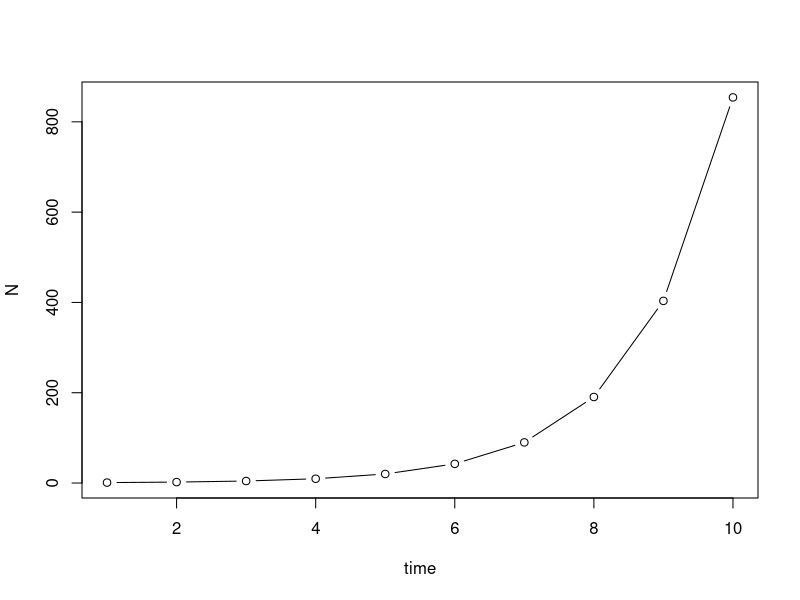
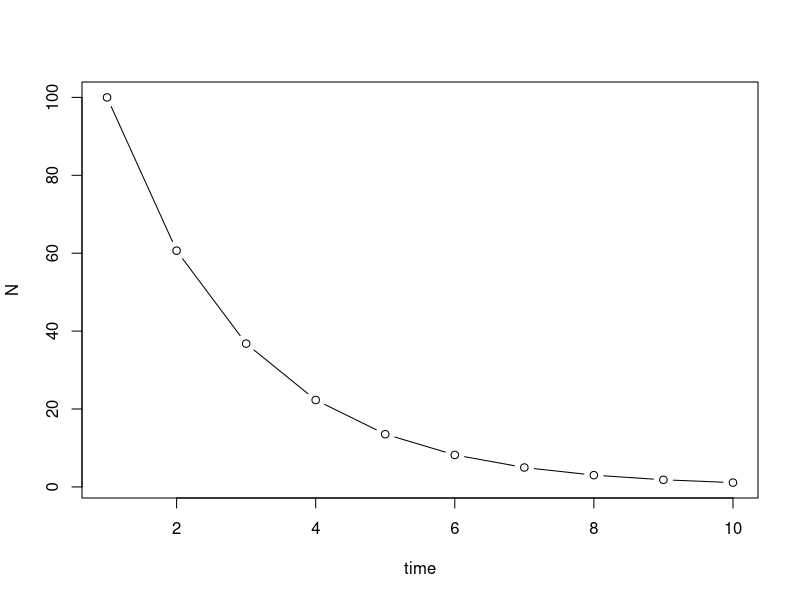
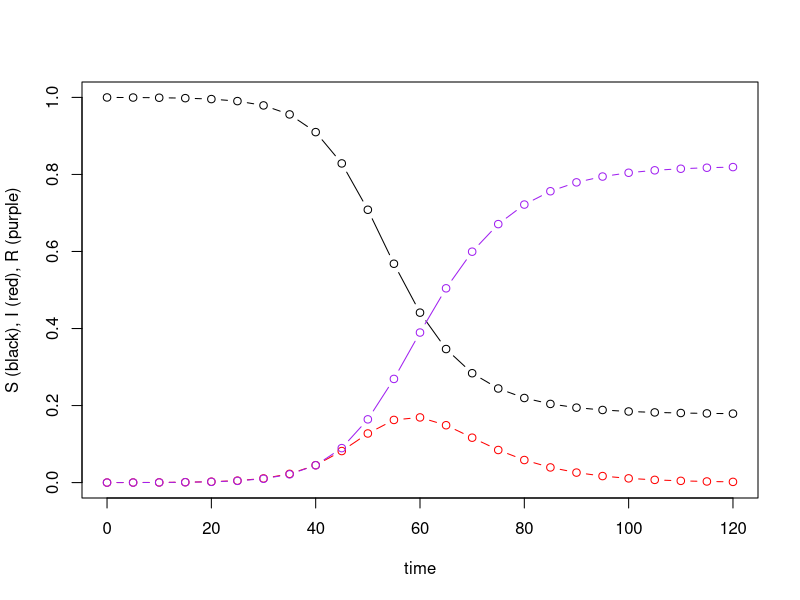
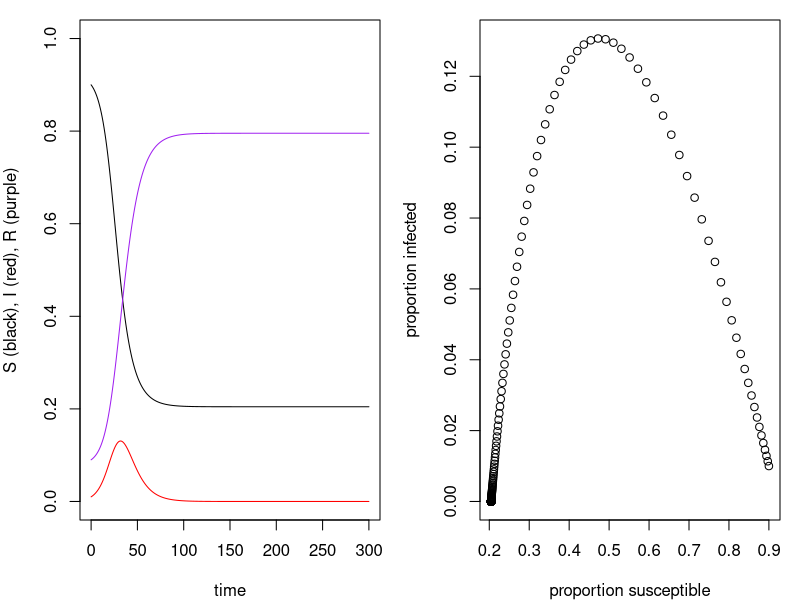
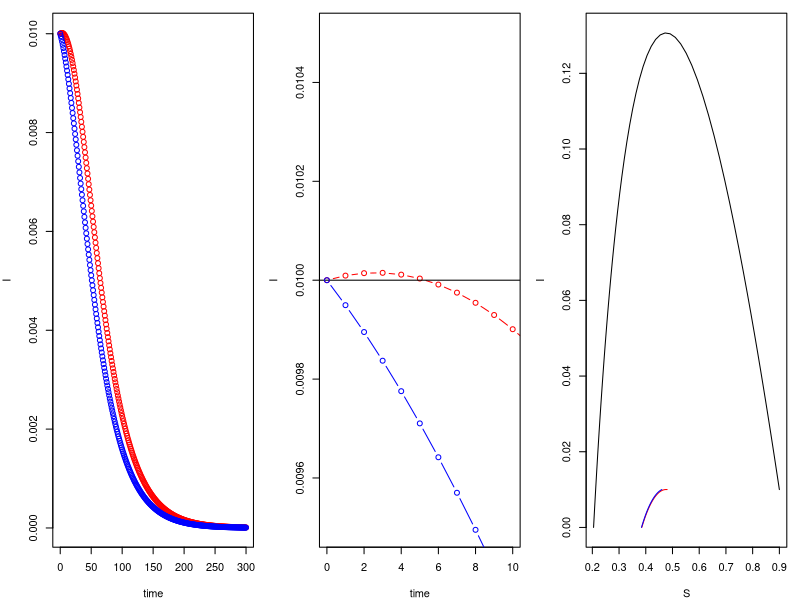
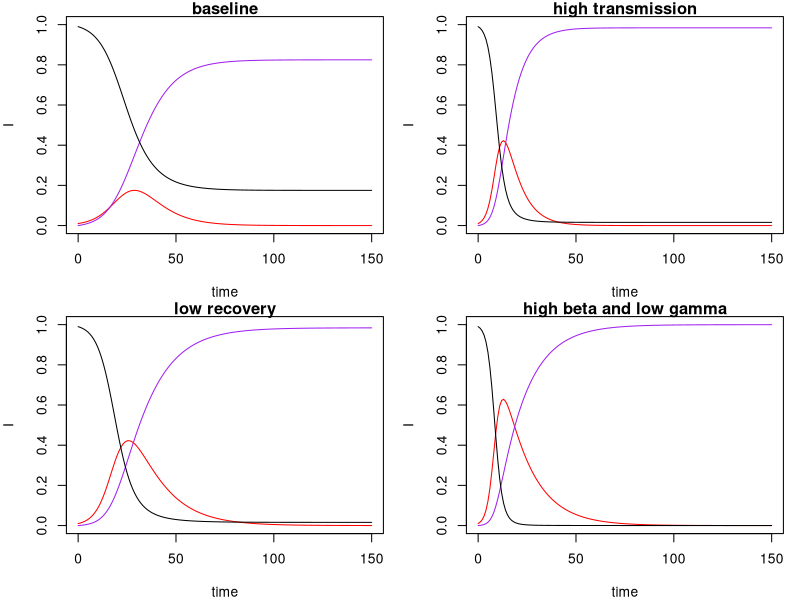
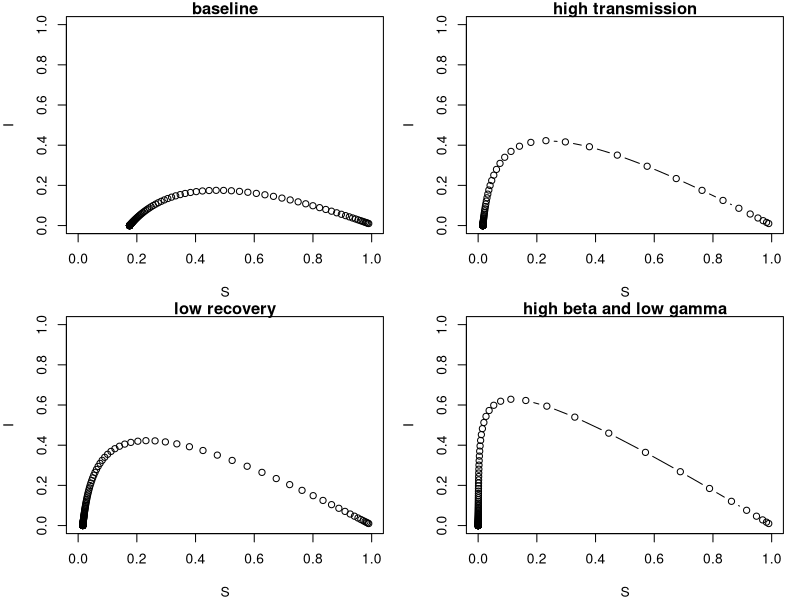
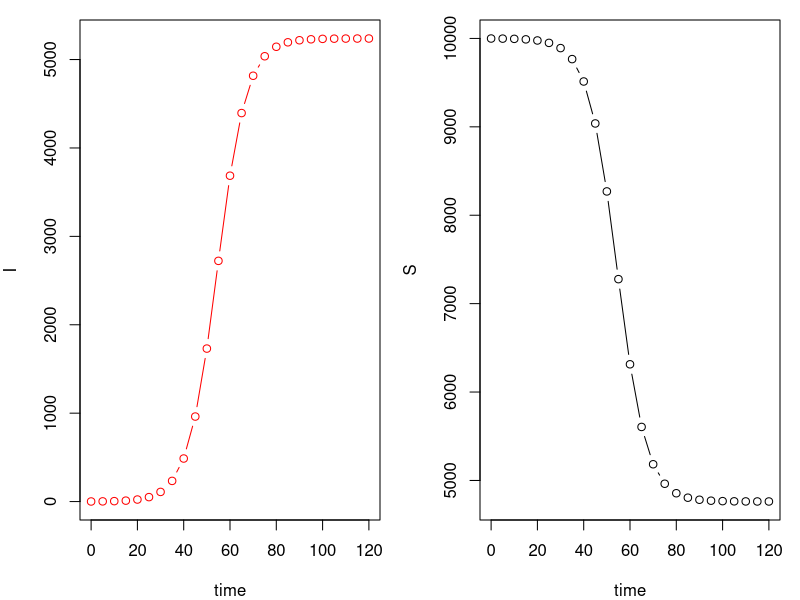

Recreate these plots in R, in order.


### Hi everyone, here are the solutions to the various exercises from the modeling workshop on 6/10/2015
### If anything is unclear, don't hesitate to send me an email at dibble@uga.edu

#########################################
### Exponential growth and exercises 1-2
#########################################

require(deSolve)

ExponentialGrowth <- function(t, y, params) {

# Computes the rate of change of the variable y over time
#
# Args:
#   t: vector of time points in the integration
#   y: vector of variables in the differential equation
#   params: vector of parameter values
#
# Returns:
#   The rate of change of the variable y.

  N<-y #create local variable N

  with(as.list(c(params)), { 

#this argument to "with" lets us use the variable names

    dN <- r*N     # Right hand side of the differential equation
    res <- c(dN) #combine results into a single vector dx
    list(res) #return list of results

    }
  )
}                         

times <- seq(0,2,by=0.5) #function seq returns a sequence
params <- c(r=0.75) #function c "c"ombines values into a vector`
Nstart <- c(N=1) #initial conditions`

out <-  as.data.frame(lsoda(Nstart, times, ExponentialGrowth, params)) 
out
#

### Exercise 1. What does the population look like after 10 hours?

times.ex.1 <- seq(1,10,by=1)
ex.1 <- as.data.frame(lsoda(Nstart,times.ex.1,ExponentialGrowth,params)) ### can recycle prior inputs, but update times
with(ex.1,plot(N~time,type="b"))

### Exercise 2. Solve the initial value problem; dN/dt = -0.5N, N0 = 100
params.ex.2 <- c(r = -0.5) 
Nstart.ex.2 <- c(N=100)
times.ex.2 <- seq(1,10,by=1)

ex.2 <- as.data.frame(lsoda(Nstart.ex.2,times.ex.2,ExponentialGrowth,params.ex.2)) ### need to use new parameter values
with(ex.2,plot(N~time,type="b"))


#### SIR EXAMPLE, with plots
ClosedSIRModel <- function (t, x, params) {   
  
  # Computes the rate of change of the variables S, I and R over time
  #
  # Args:
  #   t: vector of time points in the integration
  #   x: vector of variables in the differential equation
  #   params: vector of parameter values
  #
  # Returns:
  #   The rate of change of the variables S, I and R.
  
  
  S <- x[1]                               #create local variable S, the first element of x
  I <- x[2]                               #create local variable I
  R <- x[3]                               #create local variable R
  
  
  with(                                   #we can simplify code using "with"
    as.list(params),                   #this argument to "with" lets us use the variable names
    {                                  #the system of rate equations
  
    N <- S + I + R
  
    dS <- -beta*S*I*(1/N)      ### make sure susceptibles are removed here (i.e. -beta*S*I/N)
    dI <- beta*S*I*(1/N)-gamma*I
    dR <- gamma*I
    dx <- c(dS,dI,dR)                #combine results into a single vector dx
    list(dx)                         #return result as a list,
  #note order must be same as the state variables
    }
  )
}

#We now state the times at which we want solutions:
  
times.SIR <- seq(0,120,by=5)    #function seq returns a sequence

#We also require numerical values for each constant (parameter) in the SIR equation. The parameters are the contact rate $\beta$ and the per-capita recovery rate $\gamma$. Here we assign some values to the parameters: 
  
params.SIR <- c(beta=0.3,gamma=1/7)  #function c "c"ombines values into a vector`


#Finally we specify the initial conditions, the values of the state variables $S$, $I$, and $R$ at the beginning of the simulation: here we will define them as proportions of the overall population size (what would happen if we changed that?)

xstart.SIR <- c(S=9999/10000,I=1/10000,R=0)     #initial conditions`


#We are now ready to solve the SIR model for each time in the `times` vector with the `lsoda` command:
out.SIR <- as.data.frame(lsoda(xstart.SIR,times.SIR,ClosedSIRModel,params.SIR))  #result stored in dataframe`

with(out.SIR,plot(S~time,type="b",col="black",ylim=c(0,1),ylab="S (black), I (red), R (purple)"))
with(out.SIR,lines(I~time,type="b",col="red"))
with(out.SIR,lines(R~time,type="b",col="purple"))


### Exercise 3; sketch a demographically open SIR model - we'll implement it in exercise 7
## Here's what the transitions turn into:
# dS <- b*S - beta*S*I*(1/N) - mu*S # assuming b = per capita birth rate, mu = per capita death rate
# dI <- beta*S*I*(1/N) - mu*I - gamma*I # assuming death rate for I is same as S. If additional mortality... call it 'v' and make the last term " - (v + mu)*I
# dR <- gamma*I - mu*R


### Exercise 4

times.e4 <- seq(0,300,by=1)    #function seq returns a sequence`

params.e4a <- c(beta=0.3,gamma=1/7)  #function c "c"ombines values into a vector`

xstart.e4a <- c(S=(9000/10000),I=(100/10000),R=900/10000)     #initial conditions`

#Finally we specify the initial conditions, the values of the state variables $S$, $I$, and $R$ at the beginning of the simulation: here we will define them as proportions of the overall population size (what would happen if we changed that?)

out.e4a <- as.data.frame(lsoda(xstart.e4a,times.e4,ClosedSIRModel,params.e4a))  #result stored in dataframe`


par(fig=c(0,0.5,0,1),mar=c(4,4,1,1),mfrow=c(1,2))
with(out.e4a,plot(S~time,type="l",col="black",ylim=c(0,1),ylab="S (black), I (red), R (purple)"))
with(out.e4a,lines(I~time,type="l",col="red"))
with(out.e4a,lines(R~time,type="l",col="purple"))

with(out.e4a,plot(I~S,xlab="proportion susceptible",ylab="proportion infected",type="p"))
par(fig=c(0,0.5,0,1),mar=c(4,4,1,1),mfrow=c(1,1))

#################
### Deriving thresholds
################

#### R0 = beta/gamma (when proportion of susceptibles approximately equals the total population)
R0 <- params.e4a["beta"]/params.e4a["gamma"]
# Here, R0 = 2.1

#### When R0 > 1, a disease can spread through a population. When R0 < 1, diseases do not spread
#### To get R0 below 1... we need to make dI/dt negative
#### dI/dt = beta*S*I/N - gamma*I # assuming no mortality/birth
### 0 < beta*S*I/N - gamma*I # divide by I
### 0 < beta*S/N - gamma # when the population is almost entirely susceptible, S = N (approximately). So...
### 0 < beta - gamma
### So, with frequency-dependent transmission, a disease will increase if transmission is greater than recovery (makes some sense)

### Without altering the recovery or transmission rates (which is presumably hard for real systems), how do we make R0 less than 1?
### Let's break the assumption that everyone is susceptible
### If a fraction of the population is immune (or 'recovered' as we currently have things), S =/= N at the onset

### Then...
### 0 < beta*S/N - gamma
### gamma < beta*S/N
### gamma/beta <> S/N
### so, if the proportion of susceptibles (S/N) is greater than gamma/beta, a disease can increase
### if S/N < gamma/beta, it will decrease. Let's see that with the equations

### define the 'invasion threshold' as (1/R0) # convince yourself that that's the same as the proportion of susceptibles necessary for increase
invasion.threshold <- 1/R0

### and then convince yourself that 1- this quantity is the proportion of individuals you'd have to vaccinate for this particular disease
proportion.to.vaccinate <- 1 - (1/R0)


xstart.e4b <- c(S=0.48,I=0.01,R=0.51)     #initial conditions, S/N > gamma/beta
out.e4b <- as.data.frame(lsoda(xstart.e4b,times.e4,ClosedSIRModel,params.e4a))
xstart.e4c <- c(S=0.46,I=0.01,R=0.53)     #initial conditions, S/N < gamma/beta
out.e4c <- as.data.frame(lsoda(xstart.e4c,times.e4,ClosedSIRModel,params.e4a))

R0.e4b <- (params.e4a["beta"] * (xstart.e4b["S"])) / params.e4a["gamma"] ### because not all the population is susceptible, we adjust the equation for R0
R0.e4c <- (params.e4a["beta"] * (xstart.e4c["S"])) / params.e4a["gamma"]

#set graphical parameters

par(mfrow=c(1,3))
plot(I~time,data=out.e4b,type="b",ylab="I",xlab="time",col="red") ### here, S/N was just larger than the invasion threshold (and R0 was = 1.03)
points(I~time,data=out.e4c,type="b",ylab="I",xlab="time",col="blue") ### here, S/N was just smaller than the threshold (R0 = 0.966)

plot(I~time,data=out.e4b,type="b",ylab="I",xlab="time",col="red",xlim=c(0,10),ylim=c(0.0095,0.0105)) ### here, S/N was just larger than the invasion threshold (and R0 was = 1.03)
abline(a=xstart.e4b["I"],b=0)
points(I~time,data=out.e4c,type="b",ylab="I",xlab="time",col="blue") ### here, S/N was just smaller than the threshold (R0 = 0.966)
### So in this second panel (which is just zoomed in on the beginning of the first panel), we see that the 'just over the S/N threshold case does have some TINY increase (i.e. red dots compared to black line)
### But! the disease quickly dropped S/N below the threshold, which is why it decreases so quickly
### play around with the initial proportions of S and R and replot (just make sure to adjust your x and y limits with xlim=c(min,max) and ylim=c(min,max))

plot(I~S,data=out.e4a,type="l",xlab='S',col="black")
points(I~S,data=out.e4b,type='l',xlab='S',col="red")      #plot phase portrait
points(I~S,data=out.e4c,type='l',xlab='S',col="blue")      #plot phase portrait

par(mfrow=c(1,1))                                                     #re-set graphical parameters

#### Exercise 5; 

times.e5 <- seq(0,150,by=1)    #function seq returns a sequence`

params.e5a <- c(beta=0.3,gamma=1/7)  #function c "c"ombines values into a vector`
params.e5b <- c(beta=0.6,gamma=1/7)  #function c "c"ombines values into a vector`
params.e5c <- c(beta=0.3,gamma=1/14)  #function c "c"ombines values into a vector`
params.e5d <- c(beta=0.6,gamma=1/14)  #function c "c"ombines values into a vector`

xstart.e5 <- c(S=0.99,I=0.01,R=0)     #initial conditions

out.e5a <- as.data.frame(lsoda(xstart.e5,times.e5,ClosedSIRModel,params.e5a))
out.e5b <- as.data.frame(lsoda(xstart.e5,times.e5,ClosedSIRModel,params.e5b))
out.e5c<- as.data.frame(lsoda(xstart.e5,times.e5,ClosedSIRModel,params.e5c))
out.e5d <- as.data.frame(lsoda(xstart.e5,times.e5,ClosedSIRModel,params.e5d))

par(mfrow=c(2,2))
### baseline
plot(I~time,data=out.e5a,type="l",ylab="I",xlab="time",col="red",ylim=c(0,1),main="baseline")
points(R~time,data=out.e5a,type="l",ylab="I",xlab="time",col="purple")
points(S~time,data=out.e5a,type="l",ylab="I",xlab="time",col="black")

## increase transmission rate
plot(I~time,data=out.e5b,type="l",ylab="I",xlab="time",col="red",ylim=c(0,1),main="high transmission")
points(R~time,data=out.e5b,type="l",ylab="I",xlab="time",col="purple")
points(S~time,data=out.e5b,type="l",ylab="I",xlab="time",col="black")

## same initial transmission rate, but decreased recovery rate
plot(I~time,data=out.e5c,type="l",ylab="I",xlab="time",col="red",ylim=c(0,1),main="low recovery")
points(R~time,data=out.e5c,type="l",ylab="I",xlab="time",col="purple")
points(S~time,data=out.e5c,type="l",ylab="I",xlab="time",col="black")

## increased  transmision rate and decreased recovery rate
plot(I~time,data=out.e5d,type="l",ylab="I",xlab="time",col="red",ylim=c(0,1),main="high beta and low gamma")
points(R~time,data=out.e5d,type="l",ylab="I",xlab="time",col="purple")
points(S~time,data=out.e5d,type="l",ylab="I",xlab="time",col="black")


par(mfrow=c(2,2))  

plot(I~S,data=out.e5a,type="b",xlab='S',col="black",xlim=c(0,1),ylim=c(0,1),main="baseline")
plot(I~S,data=out.e5b,type='b',xlab='S',col="black",xlim=c(0,1),ylim=c(0,1),main="high transmission")      #plot phase portrait
plot(I~S,data=out.e5c,type='b',xlab='S',col="black",xlim=c(0,1),ylim=c(0,1),main="low recovery")      #plot phase portrait
plot(I~S,data=out.e5d,type='b',xlab='S',col="black",xlim=c(0,1),ylim=c(0,1),main="high beta and low gamma")      #plot phase portrait

par(mfrow=c(1,1))  

### Overall, increasing transmission increases the size of epidemics (because it also increases R0)
### Similarity, decreasing the recovery rate increases the size of epidemics (again, increases R0)
### The recovery rate is the reciprocal of the infectious period of the pathogen. So, when gamma = 1/7, the infectious period is 7 (days, or weeks, or whatever unit you are using)
### this is why, in the 'low recovery' scenario, we see a peak epidemic size ~0.4 (similar to the high transmission scenario),
#### BUT the duration of the epidemic is longer - because we've made the average infected individual stick around for longer (i.e. 14 'days' instead of '7')


#### Exercise 6.
require(deSolve)

sis.model.closed <- function (t, x, params) {   
      #here we begin a function with one arguments
      I <- x[1]                               #create local variable , the first element of x                             #create local variable R
      with(                                   #we can simplify code using "with"
        as.list(params),                   #this argument to "with" lets us use the variable names
          {                                  #the system of rate equations
            dI <- beta*(N-I)*I/N-gamma*I ### here N - I = S. Still frequency-dependent transmission
            dx <- dI              #combine results into a single vector dx
            list(dx)                         #return result as a list
          }
          )
}


times.e6 <- seq(0,120,by=5)                    #function seq returns a sequence
params.e6 <- c(beta=0.3,gamma=1/7, N=10000)             #function c "c"ombines values into a vector
xstart.e6 <- c(I=1) #initial conditions

#Next, we simulate a model trajectory with the \code{lsoda} command:

out.SIS <- as.data.frame(lsoda(xstart.e6,times.e6,sis.model.closed,params.e6))  #result stored in dataframe

op <- par(fig=c(0,0.5,0,1),mar=c(4,4,1,1))                  #set graphical parameters
plot(I~time,data=out.SIS,type='b',col="red")                              #plot the I variable against time
par(fig=c(0.5,1,0,1),mar=c(4,4,1,1),new=T)                  #re-set graphical parameters
plot(params.e6['N']-I~time,data=out.SIS,type='b', ylab = 'S')      
par(op)                                                     #re-set graphical parameters

### SIS model goes to an endemic equilibrium - as long as the infection is able to invade the population, then loss of immunity guarantees long term persistence. And not everyone will get infected!
### In fact, you already calculated the equilibrium proportion of susceptibles (can you think of what it is?)
tail(out.SIS)
### it's 1 - (1/R0) - because the pathogen only has positive growth up until this point
### and, because it's an SIS model, 1/R0 is the equilibrium prevalence. So with no recovery, about 47% of our simulated population would be infected with this simulated pathogen


### Exercise 7

#### SIR with births, deaths
OpenSIRModel <- function (t, x, params) {   
  
  # Computes the rate of change of the variables S, I and R over time
  #
  # Args:
  #   t: vector of time points in the integration
  #   x: vector of variables in the differential equation
  #   params: vector of parameter values
  #
  # Returns:
  #   The rate of change of the variables S, I and R.
  
  
  S <- x[1]                               #create local variable S, the first element of x
  I <- x[2]                               #create local variable I
  R <- x[3]                               #create local variable R
  
  
  with(                                   #we can simplify code using "with"
    as.list(params),                   #this argument to "with" lets us use the variable names
{                                  #the system of rate equations
  
  N <- S + I + R
  
  ### Note! The formulation that I went through in the disease workshop is not identical to the classical derivation
  ### Generally, the birth rate (b) is assumed a constant - i.e. it doesn't depend on the Susceptible population
  ### The constant (b) is akin to immigration from outside the population, rather than generation of new susceptibles from within
  ### It is illustrative to explore both forms; run the model with the same b and mu (birth and death values),
  ### but switch the 'birth term' between "b" to "b*S"
  ### What do you notice as the difference? When might one formulation be preferred to the other?
  
  dS <- (b) - (beta*S*I*(1/N)) - (mu*S)      ### or, dS <- (b*S) - (beta*S*I*(1/N)) - (mu*S)
  dI <- (beta*S*I*(1/N)) - (gamma*I) - (mu*I)
  dR <- (gamma*I) - (mu*R)
  dx <- c(dS,dI,dR)                #combine results into a single vector dx
  list(dx)                         #return result as a list,
  #note order must be same as the state variables
}
  )
}

#We now state the times at which we want solutions:

times.SIR.open <- seq(0,500,by=5)    #function seq returns a sequence`

#We also require numerical values for each constant (parameter) in the SIR equation. The parameters are the contact rate $\beta$ and the per-capita recovery rate $\gamma$. Here we assign some values to the parameters: 

params.SIR.open <- c(beta=0.3,gamma=1/7,b=0.01,mu=0.01)  #function c "c"ombines values into a vector`


#Finally we specify the initial conditions, the values of the state variables $S$, $I$, and $R$ at the beginning of the simulation: here we will define them as proportions of the overall population size (what would happen if we changed that?)

xstart.SIR.open <- c(S=0.99,I=0.01,R=0)     #initial conditions`


#We are now ready to solve the SIR model for each time in the `times` vector with the `lsoda` command:
out.SIR.open <- as.data.frame(lsoda(xstart.SIR.open,times.SIR.open,OpenSIRModel,params.SIR.open))  #result stored in dataframe`

#str(out.SIR.open)
par(mfrow=c(1,1))
with(out.SIR.open,plot(S/(S+I+R)~time,type="b",col="black",ylim=c(0,1),ylab="S (black), I (red), R (purple)"))
with(out.SIR.open,lines(I/(S+I+R)~time,type="b",col="red"))
with(out.SIR.open,lines(R/(S+I+R)~time,type="b",col="purple"))

#### Point is that, with births in the model, disease can come back when proportion of susceptibles becomes high enough again
#### but what's the new equilibrium number of susceptibles?
### long-term eq(S) should be ~ 1- (gamma+mu) /  beta:
abline(b=0,a=1-(((1/7)+0.01)/0.3)) 
### Essentially, things that remove infecteds (recovery, death) / things that add infecteds (transmission)


### So please mess around with the initial proportion of S, I, and R - see what happens! Change beta and gamma, and convince yourself that you can still calculate equilibria


##########################
#### Stochastic models
##########################

### Exercise 8. 
dbinom(6,10,0.5) ### dbinom(# of successes, # of trials, probability of event happening)


### single run of reed-frost model
alpha <- 0.96

s0 <- 100
i <- 1
t <- 0
out <- c(t, s0,i)

while(i>0){ ### this while command is great here, because it keeps running the simulation until there are no more infected individuals, then stops!
  
  s <- rbinom(1, s0,alpha^i) #binomial random variable
  i <- s0 - s #calculate i_t+1 from s_t and and s_t+1 
  t <- t+1 #update time vector
  out <- rbind(out, c(t, s,i)) # appends the new row of data to the output matrix
  s0 <- s # use s to calculate new number of susceptibles in the simulation
}

colnames(out) <-c('time', 'S', 'I')

plot(out[,'I']~out[,'time'],type='b')
head(out)


####### to generate rf.nsims simulates with which to explore the distribution of epidemic durations

rf.nsims <- 5000 ### how many simulations do you want to run?
end.time <-numeric(rf.nsims) ### initialize a vector of numbers, the length of the number of simulations you want to run

for(k in 1:rf.nsims){ ### start a for loop, which will run the RF model rf.nsims number of times
  alpha <- 0.96
  s0 <- 100 ### s0, i, t, and out are all INSIDE the for-loop because they need to RESET each time an epidemic ends (i.e. each time the 'while loop' exits)
  i <- 1 
  t <- 0
  out <- c(t, s0,i)
  
  while(i>0){ ### same while loop we saw previously
    s <- rbinom(1, s0,alpha^i) #binomial random variable
    i <- s0 - s #calculate i_t+1 from s_t and and s_t+1 
    t <- t+1 #update time vector
    out <- rbind(out, c(t, s,i)) # appends the new row of data to the output matrix
    s0 <- s # use s to calculate new number of susceptibles in the simulation
  }
  
  end.time[k] <- out[dim(out)[1],1] ### each time the 'while loop' stops, take the last entry of the first column. In this case, that's the time when the epidemic stopped
}
hist(end.time,breaks=22)
mean(end.time)


### example of how to store multiple epidemics

n.epi <- 100 ### number of epidemics you want
total.out <- matrix(NA, nrow=10*n.epi,ncol=4) # create output matrix with (10*n.epi) number of rows. Because we know most epidemics end before 8-9 time steps, this should produce too many rows. We'll cut extras out later

j <- 1 ### j is going to be our counter

for (k in 1:n.epi){ ### start a for loop, just like above. k will end up being our 'label' for each epidemic
  alpha <- 0.96
  s0 <- 100 
  i <- 1
  t <- 0
  out <- c(t, s0,i,k)
    while(i>0){
      s <- rbinom(1, s0,alpha^i) #binomial random variable
      i <- s0 - s #calculate i_t+1 from s_t and and s_t+1 
      t <- t+1 #update time vector
      out <- rbind(out, c(t, s,i,k)) # appends the new row of data to the output matrix
      s0 <- s # use s to calculate new number of susceptibles in the simulation
    }

  total.out[j:(j+length(out[,1]) - 1),1:4] <- out ### this code fills the four columns of the total.out matrix
                                                  ### from row j to row (j + the length of the epidemic) 
                                                  ### The - 1 is because we started with j = 1
                                                  ### so if the first epidemic took 7 'days', total.out would fill up from rows 1 to 7.
  
  j <- j + length(out[,1]) ### now we need to update our counter, so we can tell ourselves where
                           ### to start the input of the NEXT epidemic. If the first epidemic took 7 'days',
                           ### j goes from 1 (which we specified at the outset) to 1 + 7 = 8.
                           ### Thus, the next epidemic will be input starting on row 8
}

stoch.epi <- as.data.frame(subset(total.out,!is.na(total.out[,1]))) ### this code removes the NA's still left in total.out (we put extra in because we didn't know how long the matrix would need to be, because each epidemic is stochastic)
colnames(stoch.epi) <- c("time","S","I","ID") ### add the columns
str(stoch.epi) ### str stands for 'structure' and is a very useful command. it tells you what objects are!

mean.epi <- aggregate(stoch.epi$I,by=list(stoch.epi$time),FUN=mean) ### the aggregate command passes a function to your data. Here we get the mean number of infecteds by each time point
colnames(mean.epi) <- c("time","mean.I") ### and label the new object
str(mean.epi)
### plotting

#install.packages("ggplot2") ### I'm bad at base R graphics, which is because/why I use a separate package called ggplot
library(ggplot2) ### install it if you need to, then load

### ggplot2 is a little different than base graphics
### in the first row of the call to 'ggplot', we'll give it a data argument (data =...) and
### what's called an 'aesthetic' or 'aes' argument. This is where we put our x and y variables
### the next inputs are called 'geoms' and stand for geometric objects. There are tons. We'll use
### geom_line() for, you guessed it, lines.

ggplot(data=stoch.epi,aes(x=time,y=I))+ ### enter data, x, y
  geom_line(colour="gray75",aes(group=factor(ID)))+ ### create a separte line for each 'epidemic' ID
  geom_line(data=mean.epi,aes(x=time,y=mean.I),colour="black",size=2)+ ### add another line for the 'mean' we calculated earlier
  #stat_smooth(se=TRUE,type="loess",colour="black",size=2,fill="blue")+ ### see for yourself what this does. it's an example of an alternate object ggplot2 can add
  theme_bw() ### the default ggplot has a grey background; this removes that.

### and here's how to do the same/similar thing with base graphics:
with(stoch.epi,plot(I~time,type="l",col="gray75"))
lines(mean.epi$mean.I~mean.epi$time,type="l",col="black",lwd=3)

### for something like this, there's not too much difference between ggplot2 and base R graphics
### where ggplot can be useful is when you want to split things up by factors, like an experimental treatment or an "id" variable
